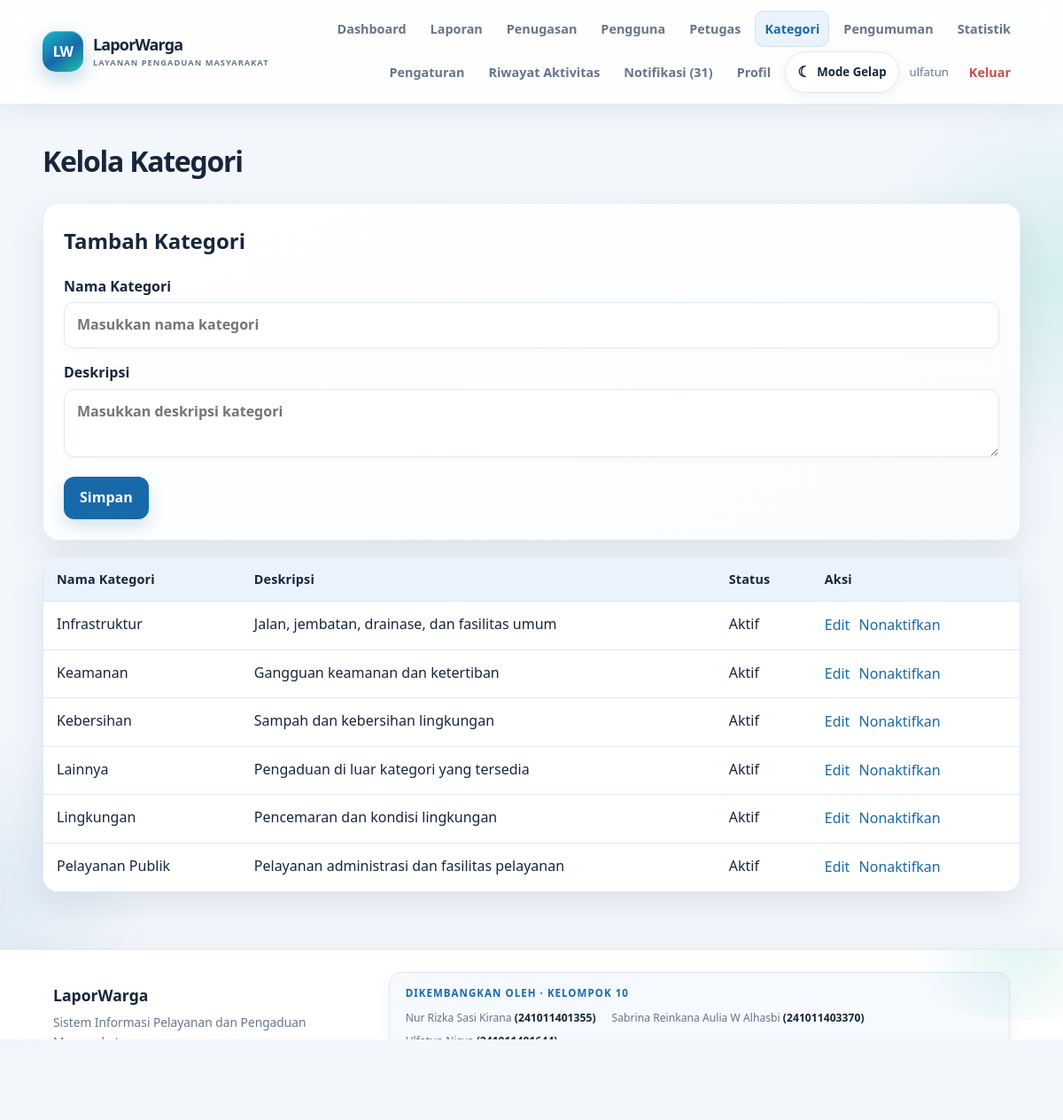
Screenshot of /admin-utama/kategori.php (signed in) with the database file from the repository.
### tables this page shows
CREATE TABLE `categories` (
  `id_kategori` int(10) UNSIGNED NOT NULL,
  `nama_kategori` varchar(100) NOT NULL,
  `deskripsi` varchar(255) DEFAULT NULL,
  `status_kategori` tinyint(1) NOT NULL DEFAULT 1,
  `created_at` timestamp NOT NULL DEFAULT current_timestamp()
);

### config/database.php (called while the page is built, shortened)
<?php
function db(): PDO {
    static $pdo = null;
    if ($pdo instanceof PDO) return $pdo;
    try {
        $pdo = new PDO('mysql:host=' . DB_HOST . ';dbname=' . DB_NAME . ';charset=utf8mb4', DB_USER, DB_PASS, [
            PDO::ATTR_ERRMODE => PDO::ERRMODE_EXCEPTION,
            PDO::ATTR_DEFAULT_FETCH_MODE => PDO::FETCH_ASSOC,
            PDO::ATTR_EMULATE_PREPARES => false,
        ]);
        return $pdo;
    } catch (PDOException $e) {
        error_log('LaporWarga database connection failed: ' . $e->getMessage());
        http_response_code(503);
        exit('Database LaporWarga belum dapat diakses. Pastikan MySQL aktif di XAMPP, database db_laporwarga1 sudah diimpor, dan pengaturan config/database.php sesuai.');
    }
}

### admin-utama/kategori.php (the view, shortened to what this page needs)
<?php
require_once __DIR__ . '/../includes/functions.php';
$edit = null;
$rows = db()->query(
    'SELECT *
     FROM categories
     ORDER BY nama_kategori'
)->fetchAll();
?>
<h1>Kelola Kategori</h1>
<section class="card">
    <h2>
        <?= $edit ? 'Edit Kategori' : 'Tambah Kategori' ?>
    </h2>
    <form method="post">
        <label>
            Nama Kategori
            <input
                type="text"
                name="nama_kategori"
                value="<?= e($edit['nama_kategori'] ?? '') ?>"
                placeholder="Masukkan nama kategori"
                required
            >
        </label>
        <label>
            Deskripsi
            <textarea
                name="deskripsi"
                placeholder="Masukkan deskripsi kategori"
            ><?= e($edit['deskripsi'] ?? '') ?></textarea>
        </label>
        <button class="btn" type="submit">
            Simpan
        </button>
    </form>
</section>
<div class="table-wrap">
    <table>
        <thead>
            <tr>
                <th>Nama Kategori</th>
                <th>Deskripsi</th>
                <th>Status</th>
                <th>Aksi</th>
            </tr>
        </thead>
        <tbody>
            <?php foreach ($rows as $r): ?>
                <tr>
                    <td>
                        <?= e($r['nama_kategori']) ?>
                    </td>
                    <td>
                        <?= e($r['deskripsi']) ?>
                    </td>
                    <td>
                        <?= $r['status_kategori'] ? 'Aktif' : 'Nonaktif' ?>
                    </td>
                    <td>
                        <a href="?edit=<?= (int) $r['id_kategori'] ?>">
                            Edit
                        </a>
                        <form class="inline" method="post">
                            <button
                                type="submit"
                                class="linkbtn"
                                data-confirm="Yakin ingin mengubah status kategori ini?"
                            >
                                <?= $r['status_kategori']
                                    ? 'Nonaktifkan'
                                    : 'Aktifkan' ?>
                            </button>
                        </form>
                    </td>
                </tr>
            <?php endforeach; ?>
        </tbody>
    </table>
</div>

### assets/css/style.css (style rules this page uses)
:root { --bg:#f4f7fb;--surface:#fff;--text:#172033;--muted:#68748a;--primary:#1769aa;--primary2:#0b4c83;--border:#dfe6ef;--soft:#e9f3fb;--danger:#b42318;--shadow:0 12px 32px rgba(27,48,77,.07) }
* { box-sizing:border-box }
body { margin:0;background:var(--bg);color:var(--text);font:16px/1.6 system-ui,-apple-system,Segoe UI,sans-serif }
a { color:var(--primary);text-decoration:none }
.hero-card,.card,.stat { background:var(--surface);border:1px solid var(--border);border-radius:16px;padding:22px;box-shadow:var(--shadow) }
.btn { display:inline-flex;align-items:center;justify-content:center;gap:8px;background:var(--primary);color:white;border:0;border-radius:9px;padding:11px 17px;font-weight:700;cursor:pointer;font:inherit }
.card { margin:14px 0 }
.card h2,.section h2 { margin-top:0 }
label { display:block;font-weight:650;margin:15px 0 }
input,textarea,select { width:100%;padding:11px 12px;border:1px solid var(--border);border-radius:8px;background:var(--surface);color:var(--text);font:inherit;margin-top:5px }
textarea { resize:vertical }
.table-wrap { overflow-x:auto;background:var(--surface);border:1px solid var(--border);border-radius:12px;margin:18px 0 }
table { border-collapse:collapse;width:100%;min-width:720px }
th,td { text-align:left;padding:13px 15px;border-bottom:1px solid var(--border);vertical-align:top }
th { background:var(--soft);font-size:.9rem }
tr:last-child td { border-bottom:0 }
.inline { display:inline }
.linkbtn { background:none;border:0;color:var(--primary);cursor:pointer;font:inherit }
:root { --bg:#f3f7fc;--surface:#ffffff;--text:#17263b;--muted:#66758b; --primary:#1769aa;--primary2:#0b4c83;--border:#e1e8f0;--soft:#eaf3fb; --shadow:0 12px 34px rgba(26,54,86,.075); }
html { scroll-behavior:smooth }
body { min-height:100vh;background:var(--bg);color:var(--text);transition:background .2s,color .2s }
a { transition:color .18s,background .18s }
.card,.hero-card,.stat { transition:transform .18s,border-color .18s,background .18s }
.section h2,h1 { letter-spacing:-.025em }
.table-wrap { box-shadow:var(--shadow) }
th { color:var(--text) }
input,textarea,select { transition:border-color .15s,background .15s }
:root { --shadow:0 14px 38px rgba(22,57,91,.10); --shadow-hover:0 22px 48px rgba(22,57,91,.16); --glow:rgba(35,182,165,.14); }
html { background:var(--bg) }
body { position:relative;isolation:isolate;overflow-x:hidden }
body:before,body:after { content:"";position:fixed;z-index:-1;pointer-events:none;border-radius:50%;filter:blur(2px) }
body:before { width:440px;height:440px;top:95px;right:-210px;background:radial-gradient(circle,var(--glow),transparent 70%) }
body:after { width:380px;height:380px;left:-210px;bottom:5%;background:radial-gradient(circle,rgba(23,105,170,.09),transparent 70%) }
.card,.table-wrap,.auth,.empty,.alert { border-radius:18px;box-shadow:var(--shadow) }
.card { padding:23px;background:linear-gradient(150deg,var(--surface),color-mix(in srgb,var(--soft) 24%,var(--surface)));border-color:color-mix(in srgb,var(--border) 78%,transparent);transition:transform .22s ease,box-shadow .22s ease,border-color .22s ease }
.section h2,h1 { letter-spacing:-.04em }
.btn { border-radius:12px;padding:11px 18px;font-weight:750;box-shadow:0 8px 18px rgba(23,105,170,.18);transition:transform .18s,box-shadow .18s,background .18s }
input,textarea,select { border-radius:11px;padding:12px 14px;box-shadow:0 2px 8px rgba(20,50,80,.025) }
.table-wrap { overflow-x:auto;border:1px solid var(--border) }
table { border-spacing:0 }
th { font-weight:800;letter-spacing:.01em }
tbody tr { transition:background .16s }

### assets/css/dashboard.css (style rules this page uses)
.inline { display:inline }

### rows the page displays
categories: nama_kategori "Infrastruktur", deskripsi "Jalan, jembatan, drainase, dan fasilitas umum", status_kategori "Aktif"
categories: nama_kategori "Keamanan", deskripsi "Gangguan keamanan dan ketertiban", status_kategori "Aktif"
categories: nama_kategori "Kebersihan", deskripsi "Sampah dan kebersihan lingkungan", status_kategori "Aktif"
categories: nama_kategori "Lainnya", deskripsi "Pengaduan di luar kategori yang tersedia", status_kategori "Aktif"
categories: nama_kategori "Lingkungan", deskripsi "Pencemaran dan kondisi lingkungan", status_kategori "Aktif"
categories: nama_kategori "Pelayanan Publik", deskripsi "Pelayanan administrasi dan fasilitas pelayanan", status_kategori "Aktif"

### other values shown
$item[0] "Dashboard"
$item[0] "Laporan"
$item[0] "Penugasan"
$item[0] "Pengguna"
$item[0] "Petugas"
$item[0] "Kategori"
$item[0] "Pengumuman"
$item[0] "Statistik"
$item[0] "Pengaturan"
$item[0] "Riwayat Aktivitas"
$item[0] "Notifikasi (31)"
$item[0] "Profil"
$u['nama_lengkap'] "ulfatun"
